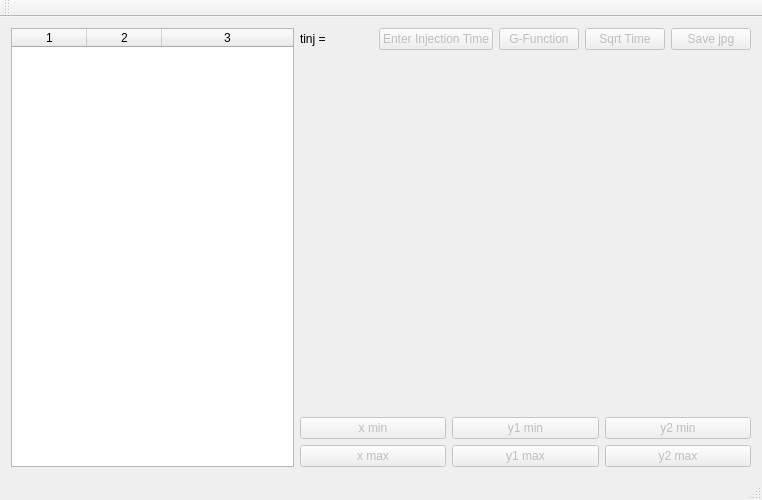
<?xml version="1.0" encoding="UTF-8"?>
<ui version="4.0">
 <class>MainWindow</class>
 <widget class="QMainWindow" name="MainWindow">
  <property name="geometry">
   <rect>
    <x>0</x>
    <y>0</y>
    <width>762</width>
    <height>500</height>
   </rect>
  </property>
  <property name="windowTitle">
   <string>MainWindow</string>
  </property>
  <widget class="QWidget" name="centralWidget">
   <layout class="QHBoxLayout" name="horizontalLayout">
    <item>
     <widget class="QTableWidget" name="tableWidget">
      <property name="sizePolicy">
       <sizepolicy hsizetype="Minimum" vsizetype="Expanding">
        <horstretch>0</horstretch>
        <verstretch>0</verstretch>
       </sizepolicy>
      </property>
      <property name="sizeAdjustPolicy">
       <enum>QAbstractScrollArea::AdjustToContents</enum>
      </property>
      <property name="editTriggers">
       <set>QAbstractItemView::NoEditTriggers</set>
      </property>
      <property name="selectionBehavior">
       <enum>QAbstractItemView::SelectRows</enum>
      </property>
      <property name="horizontalScrollMode">
       <enum>QAbstractItemView::ScrollPerPixel</enum>
      </property>
      <property name="columnCount">
       <number>3</number>
      </property>
      <attribute name="horizontalHeaderVisible">
       <bool>true</bool>
      </attribute>
      <attribute name="horizontalHeaderCascadingSectionResizes">
       <bool>false</bool>
      </attribute>
      <attribute name="horizontalHeaderDefaultSectionSize">
       <number>75</number>
      </attribute>
      <attribute name="horizontalHeaderMinimumSectionSize">
       <number>50</number>
      </attribute>
      <attribute name="horizontalHeaderStretchLastSection">
       <bool>true</bool>
      </attribute>
      <column/>
      <column/>
      <column/>
     </widget>
    </item>
    <item>
     <layout class="QVBoxLayout" name="verticalLayout">
      <item>
       <layout class="QHBoxLayout" name="horizontalLayout_2">
        <item>
         <widget class="QLabel" name="tinjLabel">
          <property name="text">
           <string>tinj = </string>
          </property>
         </widget>
        </item>
        <item>
         <widget class="QPushButton" name="tinjButton">
          <property name="enabled">
           <bool>false</bool>
          </property>
          <property name="text">
           <string>Enter Injection Time</string>
          </property>
         </widget>
        </item>
        <item>
         <widget class="QPushButton" name="gButton">
          <property name="enabled">
           <bool>false</bool>
          </property>
          <property name="text">
           <string>G-Function</string>
          </property>
         </widget>
        </item>
        <item>
         <widget class="QPushButton" name="stButton">
          <property name="enabled">
           <bool>false</bool>
          </property>
          <property name="text">
           <string>Sqrt Time</string>
          </property>
         </widget>
        </item>
        <item>
         <widget class="QPushButton" name="saveJpgButton">
          <property name="enabled">
           <bool>false</bool>
          </property>
          <property name="text">
           <string>Save jpg</string>
          </property>
         </widget>
        </item>
       </layout>
      </item>
      <item>
       <widget class="QCustomPlot" name="tprPlot" native="true">
        <property name="sizePolicy">
         <sizepolicy hsizetype="MinimumExpanding" vsizetype="MinimumExpanding">
          <horstretch>0</horstretch>
          <verstretch>0</verstretch>
         </sizepolicy>
        </property>
        <property name="minimumSize">
         <size>
          <width>0</width>
          <height>320</height>
         </size>
        </property>
       </widget>
      </item>
      <item>
       <layout class="QHBoxLayout" name="minRangeButtons">
        <item>
         <widget class="QPushButton" name="xminButton">
          <property name="enabled">
           <bool>false</bool>
          </property>
          <property name="text">
           <string>x min</string>
          </property>
         </widget>
        </item>
        <item>
         <widget class="QPushButton" name="y1minButton">
          <property name="enabled">
           <bool>false</bool>
          </property>
          <property name="text">
           <string>y1 min</string>
          </property>
         </widget>
        </item>
        <item>
         <widget class="QPushButton" name="y2minButton">
          <property name="enabled">
           <bool>false</bool>
          </property>
          <property name="text">
           <string>y2 min</string>
          </property>
         </widget>
        </item>
       </layout>
      </item>
      <item>
       <layout class="QHBoxLayout" name="maxRangeButtons">
        <item>
         <widget class="QPushButton" name="xmaxButton">
          <property name="enabled">
           <bool>false</bool>
          </property>
          <property name="text">
           <string>x max</string>
          </property>
         </widget>
        </item>
        <item>
         <widget class="QPushButton" name="y1maxButton">
          <property name="enabled">
           <bool>false</bool>
          </property>
          <property name="text">
           <string>y1 max</string>
          </property>
         </widget>
        </item>
        <item>
         <widget class="QPushButton" name="y2maxButton">
          <property name="enabled">
           <bool>false</bool>
          </property>
          <property name="text">
           <string>y2 max</string>
          </property>
         </widget>
        </item>
       </layout>
      </item>
     </layout>
    </item>
   </layout>
  </widget>
  <widget class="QMenuBar" name="menuBar">
   <property name="geometry">
    <rect>
     <x>0</x>
     <y>0</y>
     <width>762</width>
     <height>22</height>
    </rect>
   </property>
  </widget>
  <widget class="QToolBar" name="mainToolBar">
   <attribute name="toolBarArea">
    <enum>TopToolBarArea</enum>
   </attribute>
   <attribute name="toolBarBreak">
    <bool>false</bool>
   </attribute>
  </widget>
  <widget class="QStatusBar" name="statusBar"/>
 </widget>
 <layoutdefault spacing="6" margin="11"/>
 <customwidgets>
  <customwidget>
   <class>QCustomPlot</class>
   <extends>QWidget</extends>
   <header>qcustomplot/qcustomplot.h</header>
   <container>1</container>
  </customwidget>
 </customwidgets>
 <resources/>
 <connections/>
</ui>
